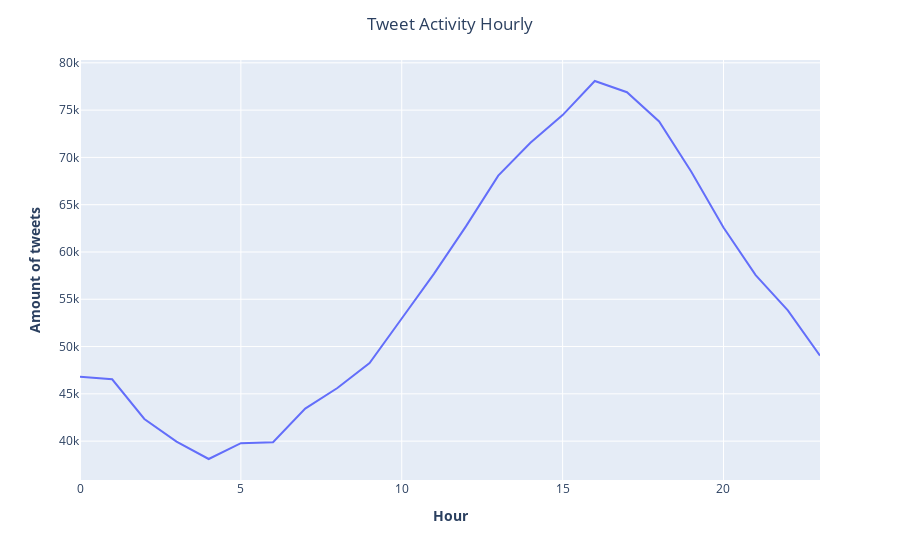

The notebook cell this image was saved under:
### Code cell
fig = px.line(freq_hour, x = 'hour', y= 'freq')

# Add figure title
fig.update_layout(
title_text="Tweet Activity Hourly",
title_x = 0.5
    )

# add axes
fig.update_xaxes(title_text="<b>Hour</b>")
fig.update_yaxes(title_text="<b>Amount of tweets</b>")

fig.show()

### Figure 1 — Plotly figure (JSON) as saved in the notebook; plotly's stock layout.template omitted (floating-point values rounded to 4 significant figures)
{"data": [{"hovertemplate": "hour=%{x}<br>freq=%{y}<extra></extra>", "legendgroup": "", "line": {"color": "#636efa", "dash": "solid"}, "marker": {"symbol": "circle"}, "mode": "lines", "name": "", "orientation": "v", "showlegend": false, "type": "scatter", "x": [0, 1, 2, 3, 4, 5, 6, 7, 8, 9, 10, 11, 12, 13, 14, 15, 16, 17, 18, 19, 20, 21, 22, 23], "xaxis": "x", "y": [46810, 46540, 42341, 39957, 38110, 39782, 39893, 43445, 45617, 48261, 52967, 57688, 62732, 68075, 71546, 74476, 78078, 76892, 73794, 68487, 62591, 57556, 53826, 49042], "yaxis": "y"}], "layout": {"legend": {"tracegroupgap": 0}, "margin": {"t": 60}, "title": {"text": "Tweet Activity Hourly", "x": 0.5}, "xaxis": {"anchor": "y", "domain": [0, 1], "title": {"text": "<b>Hour</b>"}}, "yaxis": {"anchor": "x", "domain": [0, 1], "title": {"text": "<b>Amount of tweets</b>"}}}}
